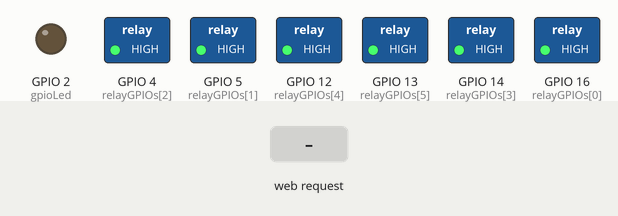
Bench run of a program on a simulated ESP8266 (NodeMCU). On the bench: switched loads named in the program (green lamp = pin HIGH), output pins drawn as LEDs (lit = HIGH). The inputs (shaded band) are chosen by the test bench. WiFi joins after 1.5 s; servers stay silent unless stated; not simulated (calls return 0 or success): WLAN_Credentials.h; what the program prints to the serial monitor is not drawn.

Above: at 3.2 s.
3.3 s: HTTP request GET /update received
At 4.8 s:
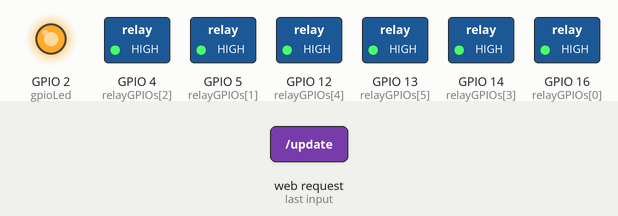
Timing chart, 0 to 11.5 s (numbered marks = the images above; inputs shaded):
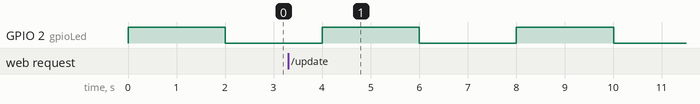

Measured:
- by itself, GPIO 2 (gpioLed): alternates HIGH for 2.0 s and LOW for 2.0 s

The program:

main.cpp
```cpp
#include <Arduino.h>
/*


Selections:
Board: NodeMCU 1.0 (ESP12E Module)
Uploadspeed: 921600
CPU Frequency: 80MHz
Flash Size: 4MB

Port: /dev/c.wchusbserial1440

siehe auch Steckerleiste!!!

 */

// Import required libraries
#include "ESP8266WiFi.h"
#include "ESPAsyncWebServer.h"

#include "WLAN_Credentials.h"


// Set number of relays
#define NUM_RELAYS  6

// Assign each GPIO to a relay
int relayGPIOs[NUM_RELAYS] = {16, 5, 4, 14, 12, 13};
String relayName[NUM_RELAYS] = {"Klappe 1", "Klappe 2", "Klappe 3", "Klappe 4", "Klappe 5", "Klappe 6"};
String relayReset[NUM_RELAYS] = {"Y", "Y", "Y", "Y", "Y", "Y"};
String relayState[NUM_RELAYS] = {"", "", "", "", "", ""};
int relayResetStatus[NUM_RELAYS] = {0,0,0,0,0,0};
int relayResetTimer[NUM_RELAYS] = {0,0,0,0,0,0};

// Timers auxiliar variables
long now = millis();
int LEDblink = 0;
bool led = 1;
int gpioLed = 2;
int RelayResetTime = 300;


const char* PARAM_INPUT_1 = "relay";
const char* PARAM_INPUT_2 = "state";


// Create AsyncWebServer object on port 80
AsyncWebServer server(80);

const char index_html[] PROGMEM = R"rawliteral(
<!DOCTYPE HTML><html>
<head>
  <meta name="viewport" content="width=device-width, initial-scale=1">
  <style>
    html {font-family: Arial; display: inline-block; text-align: center;}
    h2 {font-size: 3.0rem;}
    p {font-size: 3.0rem;}
    body {max-width: 600px; margin:0px auto; padding-bottom: 25px;}
    .switch {position: relative; display: inline-block; width: 120px; height: 48px}
    .switch input {display: none}
    .slider {position: absolute; top: 0; left: 0; right: 0; bottom: 0; background-color: #ccc; border-radius: 34px}
    .slider:before {position: absolute; content: ""; height: 32px; width: 52px; left: 8px; bottom: 8px; background-color: #fff; -webkit-transition: .4s; transition: .4s; border-radius: 68px}
    input:checked+.slider {background-color: #2196F3}
    input:checked+.slider:before {-webkit-transform: translateX(52px); -ms-transform: translateX(52px); transform: translateX(52px)}
  </style>
</head>
<body>
  <h2>Hasen Server</h2>
  %BUTTONPLACEHOLDER%
<script>
function toggleCheckbox(element) {
  var xhr = new XMLHttpRequest();
  if(element.checked){ xhr.open("GET", "/update?relay="+element.id+"&state=1", true); }
  else { xhr.open("GET", "/update?relay="+element.id+"&state=0", true); }
  xhr.send();
}
</script>
</body>
</html>
)rawliteral";

// Replaces placeholder with button section in your web page
String processor(const String& var){
  Serial.println(var);
  if(var == "BUTTONPLACEHOLDER"){
    String buttons ="";
    for(int i=1; i<=NUM_RELAYS; i++){
      buttons+= "<h4>Klappe #" + String(i) + "</h4><label class=\"switch\"><input type=\"checkbox\" onchange=\"toggleCheckbox(this)\" id=\"" + String(i) + "\" "+ relayState[i-1] +"><span class=\"slider\"></span></label>";
    }
    return buttons;
  }
  return String();
}


void setup(){

  Serial.begin(115200);

  pinMode(gpioLed, OUTPUT);
  digitalWrite(gpioLed,led);

  // Set all relays to off when the program starts -  the relay is off when you set the relay to HIGH
  for(int i=1; i<=NUM_RELAYS; i++){
    pinMode(relayGPIOs[i-1], OUTPUT);
    digitalWrite(relayGPIOs[i-1], HIGH);
  }

  // Connect to Wi-Fi
  Serial.println("");
  Serial.print("Connecting to WiFi");
  WiFi.mode(WIFI_STA);
  WiFi.hostname("Hasen");
  WiFi.begin(ssid, password);
  while (WiFi.status() != WL_CONNECTED) {
    delay(1000);
    Serial.print(".");
  }

  // Print ESP8266 Local IP Address
  Serial.println("");
  Serial.print("Connected to IP: ");
  Serial.println(WiFi.localIP());

  // Route for root / web page
  server.on("/", HTTP_GET, [](AsyncWebServerRequest *request){
    request->send_P(200, "text/html", index_html, processor);
  });

  // Send a GET request to <ESP_IP>/update?relay=<inputMessage>&state=<inputMessage2>
  server.on("/update", HTTP_GET, [] (AsyncWebServerRequest *request) {
    String inputMessage;
    String inputParam;
    String inputMessage2;
    String inputParam2;
    // GET input1 value on <ESP_IP>/update?relay=<inputMessage>
    if (request->hasParam(PARAM_INPUT_1) & request->hasParam(PARAM_INPUT_2)) {
      inputMessage = request->getParam(PARAM_INPUT_1)->value();
      inputParam = PARAM_INPUT_1;
      inputMessage2 = request->getParam(PARAM_INPUT_2)->value();
      inputParam2 = PARAM_INPUT_2;

      digitalWrite(relayGPIOs[inputMessage.toInt()-1], !inputMessage2.toInt());
      if (inputMessage2.toInt() == 1) {
        relayState[inputMessage.toInt()-1] = "checked";
      }
      else {
        relayState[inputMessage.toInt()-1] = "";
      }

      if (relayReset[inputMessage.toInt()-1] == "Y") {
        relayResetStatus[inputMessage.toInt()-1] = 1;
      }

    }
    else {
      inputMessage = "No message sent";
      inputParam = "none";
    }
    Serial.println("Klappe " + inputMessage + "   Status " + inputMessage2);
    request->send(200, "text/plain", "OK");
  });
  // Start server
  server.begin();
}

void loop() {
// LED blinken
    now = millis();

    if (now - LEDblink > 2000) {
      LEDblink = now;
      if(led == 0) {
       digitalWrite(gpioLed, 1);
       led = 1;
      }else{
       digitalWrite(gpioLed, 0);
       led = 0;
      }
    }

// auf Reset prüfen
// falls nötig Timer setzten
  for(int i=1; i<=NUM_RELAYS; i++){
    if (relayResetStatus[i-1] == 1) {
      relayResetStatus[i-1] = 2;
      relayResetTimer[i-1] = now;
    }
  }

// prüfen ob Timer abgelaufen; wenn ja Relais ausschalten
  for(int i=1; i<=NUM_RELAYS; i++){
    if (relayResetStatus[i-1] == 2 ){
      if (now - relayResetTimer[i-1] > RelayResetTime ){
        relayResetStatus[i-1] = 0;
        digitalWrite(relayGPIOs[i-1], HIGH);
      }
    }
  }
}
```
